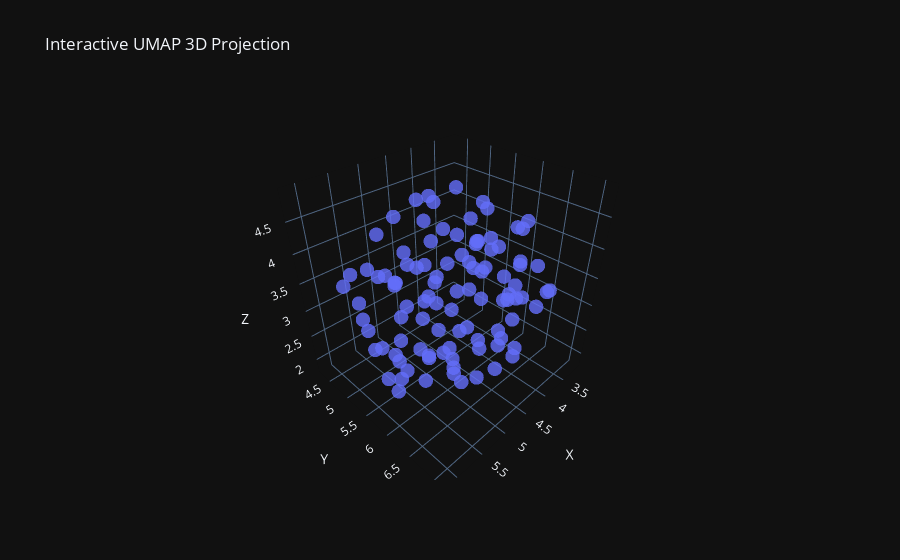

The cell this chart's notebook holds for it:
### Code cell
import umap
import numpy as np
import plotly.graph_objects as go
import pandas as pd

# Example data: replace with your (n_samples, 384) array
data = np.random.rand(100, 384)

# Example metadata: replace with your own
metadata = [f"Sample_{i}" for i in range(data.shape[0])]

# Run UMAP to reduce to 3D
umap_3d = umap.UMAP(n_components=3, random_state=42)
embedding_3d = umap_3d.fit_transform(data)

# Create a DataFrame
df = pd.DataFrame({
    'x': embedding_3d[:, 0],
    'y': embedding_3d[:, 1],
    'z': embedding_3d[:, 2],
    'metadata': metadata
})

# Create 3D scatter plot
fig = go.Figure(data=[
    go.Scatter3d(
        x=df['x'],
        y=df['y'],
        z=df['z'],
        mode='markers',
        marker=dict(size=5, opacity=0.8),
        text=df['metadata'],  # Display metadata on hover
        customdata=df[['metadata']].values,  # For click events
        hoverinfo='text'
    )
])

# Update layout for click interaction
fig.update_layout(
    title='Interactive UMAP 3D Projection',
    scene=dict(
        xaxis_title='X',
        yaxis_title='Y',
        zaxis_title='Z'
    ),
    clickmode='event+select'
)

# Show the plot
fig.show()

### Figure 1 — Plotly figure (JSON) as saved in the notebook; plotly's stock layout.template omitted (floating-point values rounded to 4 significant figures)
{"data": [{"customdata": [["Sample_0"], ["Sample_1"], ["Sample_2"], ["Sample_3"], ["Sample_4"], ["Sample_5"], ["Sample_6"], ["Sample_7"], ["Sample_8"], ["Sample_9"], ["Sample_10"], ["Sample_11"], ["Sample_12"], ["Sample_13"], ["Sample_14"], ["Sample_15"], ["Sample_16"], ["Sample_17"], ["Sample_18"], ["Sample_19"], ["Sample_20"], ["Sample_21"], ["Sample_22"], ["Sample_23"], ["Sample_24"], ["Sample_25"], ["Sample_26"], ["Sample_27"], ["Sample_28"], ["Sample_29"], ["Sample_30"], ["Sample_31"], ["Sample_32"], ["Sample_33"], ["Sample_34"], ["Sample_35"], ["Sample_36"], ["Sample_37"], ["Sample_38"], ["Sample_39"], ["Sample_40"], ["Sample_41"], ["Sample_42"], ["Sample_43"], ["Sample_44"], ["Sample_45"], ["Sample_46"], ["Sample_47"], ["Sample_48"], ["Sample_49"], ["Sample_50"], ["Sample_51"], ["Sample_52"], ["Sample_53"], ["Sample_54"], ["Sample_55"], ["Sample_56"], ["Sample_57"], ["Sample_58"], ["Sample_59"], ["Sample_60"], ["Sample_61"], ["Sample_62"], ["Sample_63"], ["Sample_64"], ["Sample_65"], ["Sample_66"], ["Sample_67"], ["Sample_68"], ["Sample_69"], ["Sample_70"], ["Sample_71"], ["Sample_72"], ["Sample_73"], ["Sample_74"], ["Sample_75"], ["Sample_76"], ["Sample_77"], ["Sample_78"], ["Sample_79"], ["Sample_80"], ["Sample_81"], ["Sample_82"], ["Sample_83"], ["Sample_84"], ["Sample_85"], ["Sample_86"], ["Sample_87"], ["Sample_88"], ["Sample_89"], ["Sample_90"], ["Sample_91"], ["Sample_92"], ["Sample_93"], ["Sample_94"], ["Sample_95"], ["Sample_96"], ["Sample_97"], ["Sample_98"], ["Sample_99"]], "hoverinfo": "text", "marker": {"opacity": 0.8, "size": 5}, "mode": "markers", "text": ["Sample_0", "Sample_1", "Sample_2", "Sample_3", "Sample_4", "Sample_5", "Sample_6", "Sample_7", "Sample_8", "Sample_9", "Sample_10", "Sample_11", "Sample_12", "Sample_13", "Sample_14", "Sample_15", "Sample_16", "Sample_17", "Sample_18", "Sample_19", "Sample_20", "Sample_21", "Sample_22", "Sample_23", "Sample_24", "Sample_25", "Sample_26", "Sample_27", "Sample_28", "Sample_29", "Sample_30", "Sample_31", "Sample_32", "Sample_33", "Sample_34", "Sample_35", "Sample_36", "Sample_37", "Sample_38", "Sample_39", "Sample_40", "Sample_41", "Sample_42", "Sample_43", "Sample_44", "Sample_45", "Sample_46", "Sample_47", "Sample_48", "Sample_49", "Sample_50", "Sample_51", "Sample_52", "Sample_53", "Sample_54", "Sample_55", "Sample_56", "Sample_57", "Sample_58", "Sample_59", "Sample_60", "Sample_61", "Sample_62", "Sample_63", "Sample_64", "Sample_65", "Sample_66", "Sample_67", "Sample_68", "Sample_69", "Sample_70", "Sample_71", "Sample_72", "Sample_73", "Sample_74", "Sample_75", "Sample_76", "Sample_77", "Sample_78", "Sample_79", "Sample_80", "Sample_81", "Sample_82", "Sample_83", "Sample_84", "Sample_85", "Sample_86", "Sample_87", "Sample_88", "Sample_89", "Sample_90", "Sample_91", "Sample_92", "Sample_93", "Sample_94", "Sample_95", "Sample_96", "Sample_97", "Sample_98", "Sample_99"], "x": [4.579, 5.192, 3.913, 5.591, 4.566, 4.182, 6.02, 6.144, 4.392, 6.111, 4.734, 4.634, 5.27, 4.703, 4.506, 4.045, 3.823, 4.044, 5.117, 3.902, 3.297, 3.88, 4.823, 4.919, 3.751, 5.758, 3.448, 4.914, 3.294, 4.887, 5.286, 4.241, 4.427, 3.518, 3.608, 5.642, 5.225, 3.662, 5.41, 5.907, 4.739, 4.026, 4.305, 4.64, 3.323, 4.869, 3.481, 4.447, 4.22, 5.589, 5.729, 4.0, 4.176, 5.084, 5.084, 4.421, 5.047, 6.079, 4.355, 4.477, 3.357, 3.133, 4.977, 5.656, 4.235, 4.771, 4.379, 4.894, 5.66, 5.265, 4.149, 4.916, 4.726, 4.434, 4.784, 4.295, 3.94, 5.752, 3.332, 4.94, 3.952, 3.807, 3.962, 4.49, 5.959, 4.915, 4.319, 5.676, 4.488, 4.949, 5.662, 5.937, 5.551, 4.939, 3.991, 4.016, 5.796, 5.46, 3.132, 5.613], "y": [5.772, 5.174, 6.388, 6.706, 5.649, 4.4, 6.653, 5.823, 4.998, 6.009, 6.356, 4.997, 6.841, 4.412, 6.831, 5.795, 4.802, 5.51, 5.739, 5.482, 5.939, 6.904, 6.361, 6.578, 6.788, 6.872, 5.44, 4.807, 5.675, 5.635, 4.876, 4.643, 4.369, 6.175, 6.121, 4.798, 6.324, 5.174, 6.215, 5.634, 5.275, 6.521, 4.768, 5.82, 5.173, 5.424, 5.92, 5.609, 6.386, 5.834, 4.522, 6.737, 5.481, 6.369, 6.473, 5.857, 4.926, 5.613, 6.325, 5.74, 5.952, 5.528, 4.794, 6.15, 6.515, 5.284, 5.414, 4.434, 5.731, 6.073, 5.836, 5.598, 7.029, 6.599, 5.577, 4.283, 5.743, 4.808, 5.368, 5.845, 6.13, 6.002, 4.848, 7.1, 5.995, 6.519, 5.886, 4.807, 4.861, 7.099, 5.69, 6.199, 5.436, 6.859, 4.651, 5.633, 5.555, 5.398, 5.843, 5.038], "z": [3.336, 2.853, 3.833, 3.127, 2.914, 2.957, 3.173, 3.216, 4.555, 2.792, 2.837, 4.571, 3.332, 2.835, 2.681, 2.933, 3.059, 2.17, 3.5, 3.312, 3.964, 3.569, 4.515, 4.27, 3.418, 3.261, 3.668, 4.334, 2.448, 4.822, 4.213, 2.38, 3.355, 4.259, 3.139, 2.845, 2.772, 3.999, 3.791, 2.97, 1.81, 2.331, 4.043, 4.324, 2.835, 1.941, 2.798, 4.884, 2.573, 3.627, 3.371, 3.955, 3.672, 2.236, 3.971, 3.813, 2.125, 3.373, 4.23, 2.484, 2.204, 2.806, 3.21, 3.121, 4.545, 3.666, 1.841, 3.136, 3.989, 4.055, 4.65, 4.247, 3.947, 3.537, 2.592, 3.017, 4.455, 3.723, 3.374, 2.387, 2.088, 2.248, 3.801, 3.716, 2.425, 2.319, 4.081, 3.18, 2.244, 4.085, 2.227, 2.96, 2.474, 2.755, 2.67, 3.907, 4.063, 2.252, 3.187, 3.851], "type": "scatter3d"}], "layout": {"title": {"text": "Interactive UMAP 3D Projection"}, "scene": {"xaxis": {"title": {"text": "X"}}, "yaxis": {"title": {"text": "Y"}}, "zaxis": {"title": {"text": "Z"}}}, "clickmode": "event+select"}}
